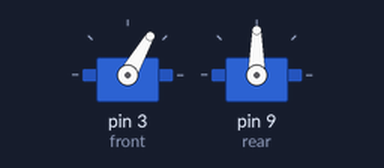
A sketch run on a simulated Arduino Uno, built with avr-gcc and run on an emulated ATmega328P. Parts: 2 × servo.

Above: at 0.05 s.
Timing chart, 0 to 3.0 s (numbered marks = the images above):
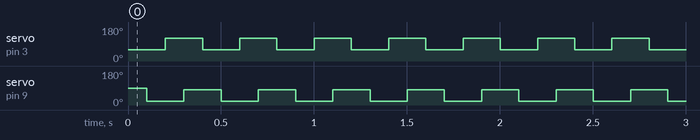

Measured:
- by itself, servo on pin 3 (front): alternates 120° for 0.20 s and 60° for 0.20 s
- by itself, servo on pin 9 (rear): alternates 80° for 0.20 s and 20° for 0.20 s

The sketch:

twoServoRobot.ino
```cpp
/*
 Two legged robot
 @Author Valerio Cietto
*/

#include <Servo.h>

Servo front;  // create servo object to control a servo
Servo rear;

int del=100;
int rearmin=20;
int rearmax=rearmin+60;

void setup()
{
  front.attach(3);  // attaches the servo on pin 3 to the servo object
  rear.attach(9);  // attaches the servo on pin 6 to the servo object
  front.write(90);
  rear.write(90);


}

void loop()
{

  front.write(60);
  delay(del);
  rear.write(rearmin);
  delay(del);
  front.write(120);
  delay(del);
  rear.write(rearmax);
  delay(del);

}
```
